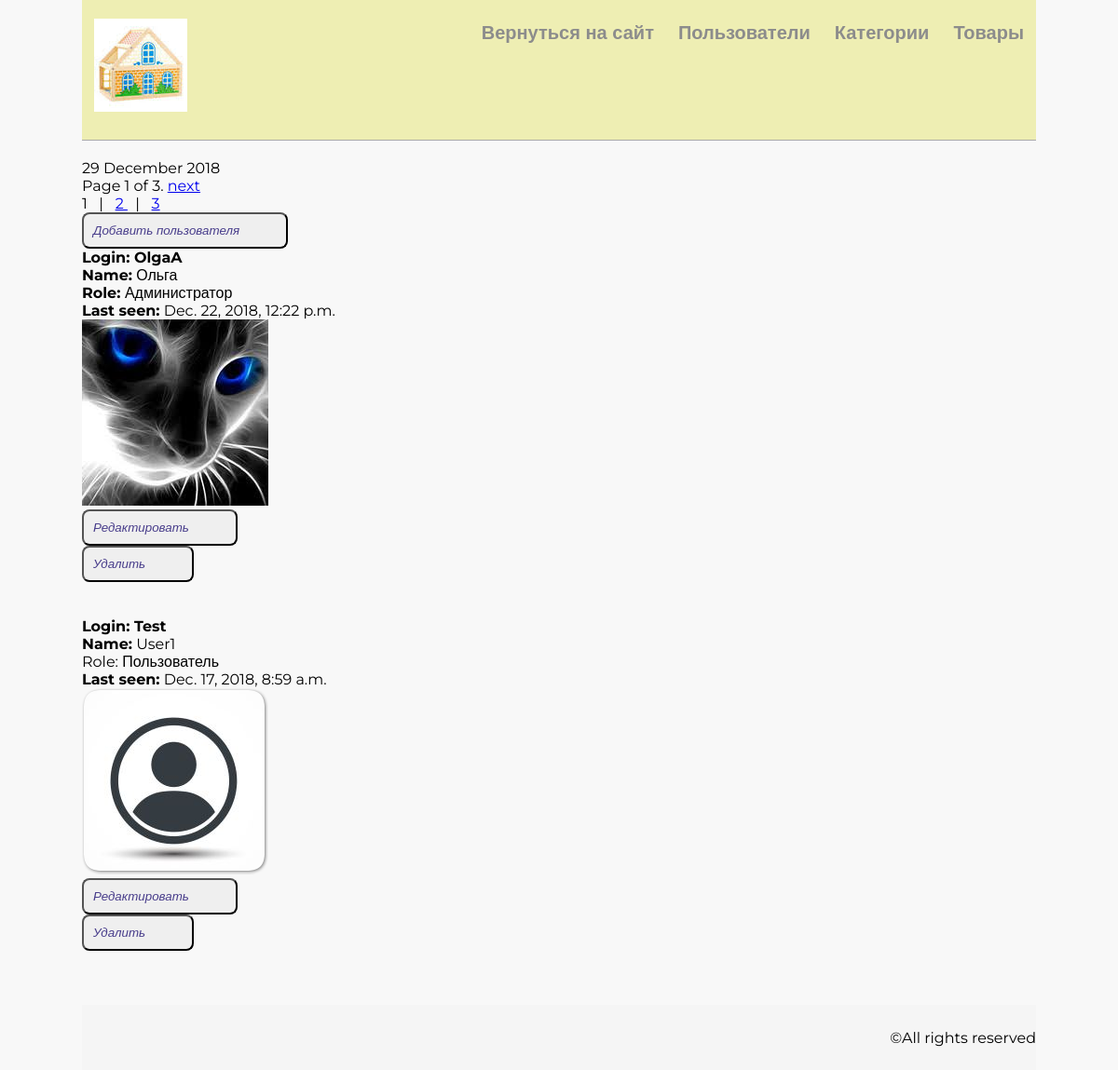
The app's page /admin_custom/users/ (signed in), older data.
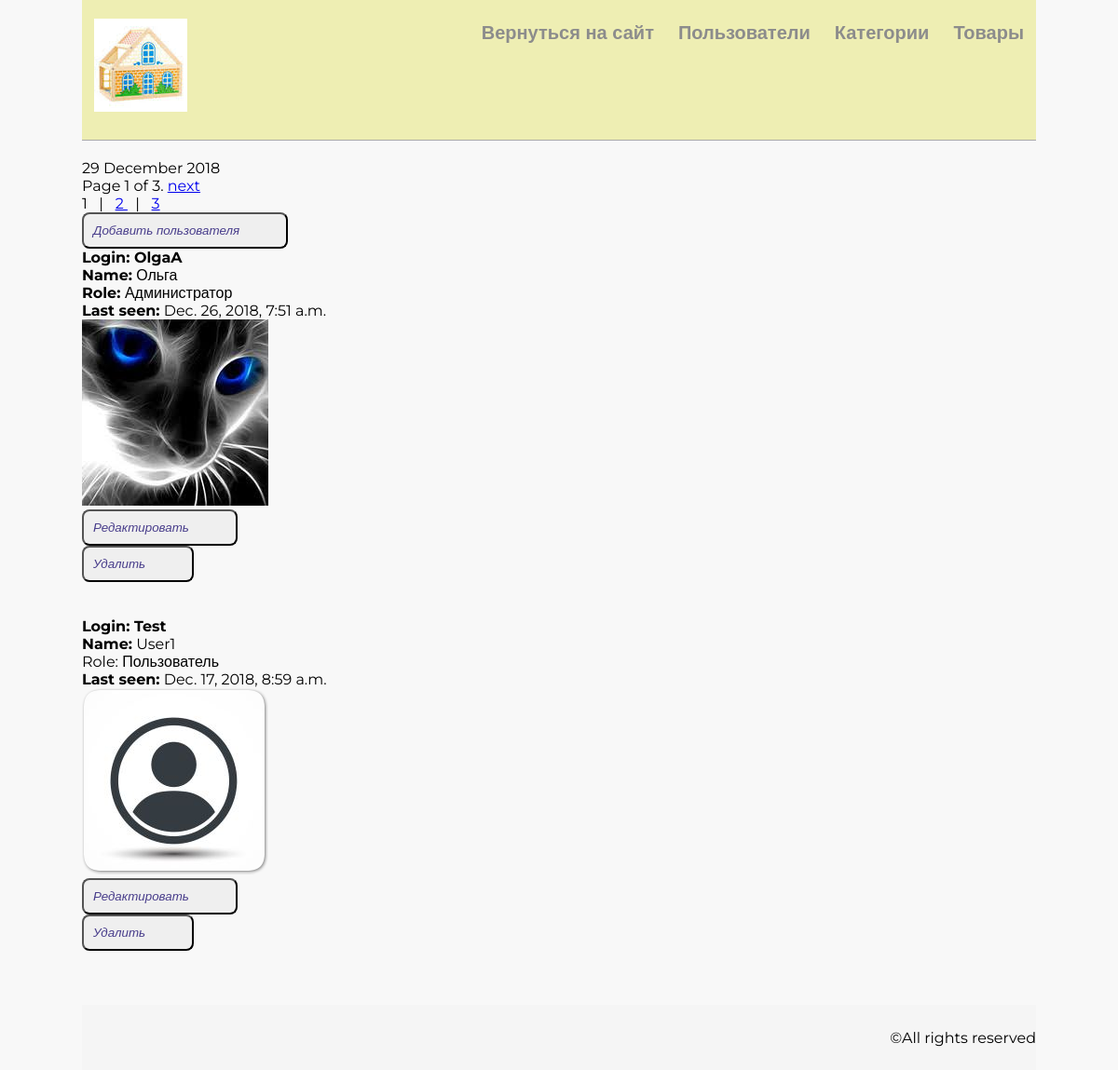
The same page, newer data.
### userapp/models.py (models this page shows, shortened)
class ShopUser(AbstractUser):
    avatar = models.ImageField(
        upload_to='users_avatars',
        blank=True
    )
    phone = models.CharField(
        max_length=11,
        blank=True,
        null=True
    )
    class Meta:
        ordering = ['-is_superuser', 'username']

### adminapp/views.py (the view)
# urls.py: path('users/', adminapp.UserList.as_view(), name='users'),
class UserList(LoginRequiredMixin, ListView):
    model = ShopUser
    template_name = 'adminapp/users.html'
    context_object_name = 'objects'
    paginate_by = 2
    def get_queryset(self):
        queryset = ShopUser.objects.all().order_by('-is_active',
                                                   '-is_superuser', '-is_staff', 'username')
        return queryset

### adminapp/templatetags/text_func.py (called while the page is built)
@register.filter
def startswith(value, str):
    if value.startswith(str):
        return True
    else:
        return False

### adminapp/templates/adminapp/users.html (shortened to what this page needs)
{% extends 'master.html' %}
{% load static %}
{% block page_styles %}
   <link rel="stylesheet" href="{% static 'web_shop/style.css' %}">
{% endblock %}
{% block menu %}
{% include 'adminapp/includes/inc_menu.html' %}
{% endblock %}
{% block page_content %}
{{ block.super }}
{% if is_paginated %}
        <div class="pagination">
            <span class="page-links">
                <span class="page-current">
                    Page {{ page_obj.number }} of {{ page_obj.paginator.num_pages }}.
                </span>
                {% if page_obj.has_next %}
                    <a href="{% url 'admin_custom:users'%}?page={{ page_obj.next_page_number }}">next</a>
                {% endif %}
            </span>
        </div>
    {% endif %}
        <div class="num_pages">
            {% for pn in page_obj.paginator.page_range %}
            {% if not forloop.first %}
                &nbsp;&nbsp;|&nbsp;&nbsp;
            {% endif %}
            {% if page_obj.number != pn %}
            <a href="{% url 'admin_custom:users' %}?page={{pn}}">
            {% endif %}
            {{pn}}
            {% if page_obj.number != pn %}
            </a>
            {% endif %}
            {% endfor %}
        </div>
<div class ="users_list">
    <form>
            <input type="button"  value="Добавить пользователя"
       onClick='location.href="{% url "admin_custom:user_create" %}"'>
    </form>
    {% for object in objects %}
        <div>
            <div class="user_name">
                <p><strong>Login: {{object.username}}</strong></p>
                <p>
                {% if object.first_name %}
                <b>Name:</b> {{object.first_name|title }}
                {% endif %}
                </p>
            {% if object.is_superuser %}
            <b> Role: </b> Администратор
            {% else %}
                Role: Пользователь
            {% endif %}
            </div>
            <div class="user_lastlogin">
            <b>Last seen:</b> {{object.last_login}}
            </div>
        </div>
            <img src="/media/{{object.avatar|default:'users_avatars/avatar.png'}}" width=200px height=200px alt="{{object.username}}">
        <div class="user_role">
                <form>
                <input type="button"  value="Редактировать"
                onClick='location.href="{% url "admin_custom:user_update" object.username %}"'>
                </form>
                <form>
                <input type="button"  value="Удалить"
                onClick='location.href="{% url "admin_custom:user_delete" object.username %}"'>
                </form>
        </div>
     <br><br>
        {% endfor%}
{% endblock %}

Row changes from the older to the newer data that the page shows:
changed ShopUser "OlgaA": last_login "Dec. 22, 2018, 12:22 p.m." → "Dec. 26, 2018, 7:51 a.m."
